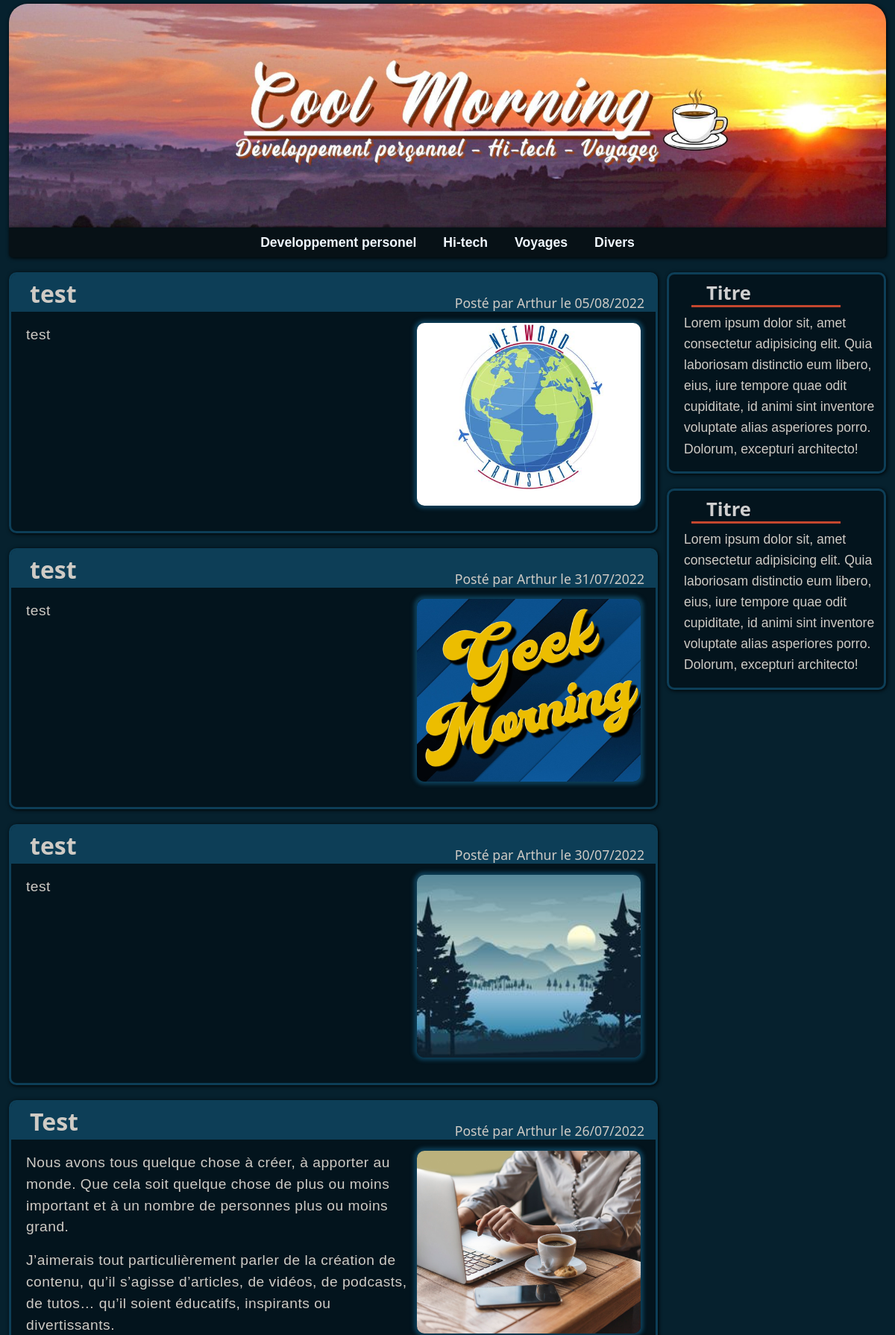
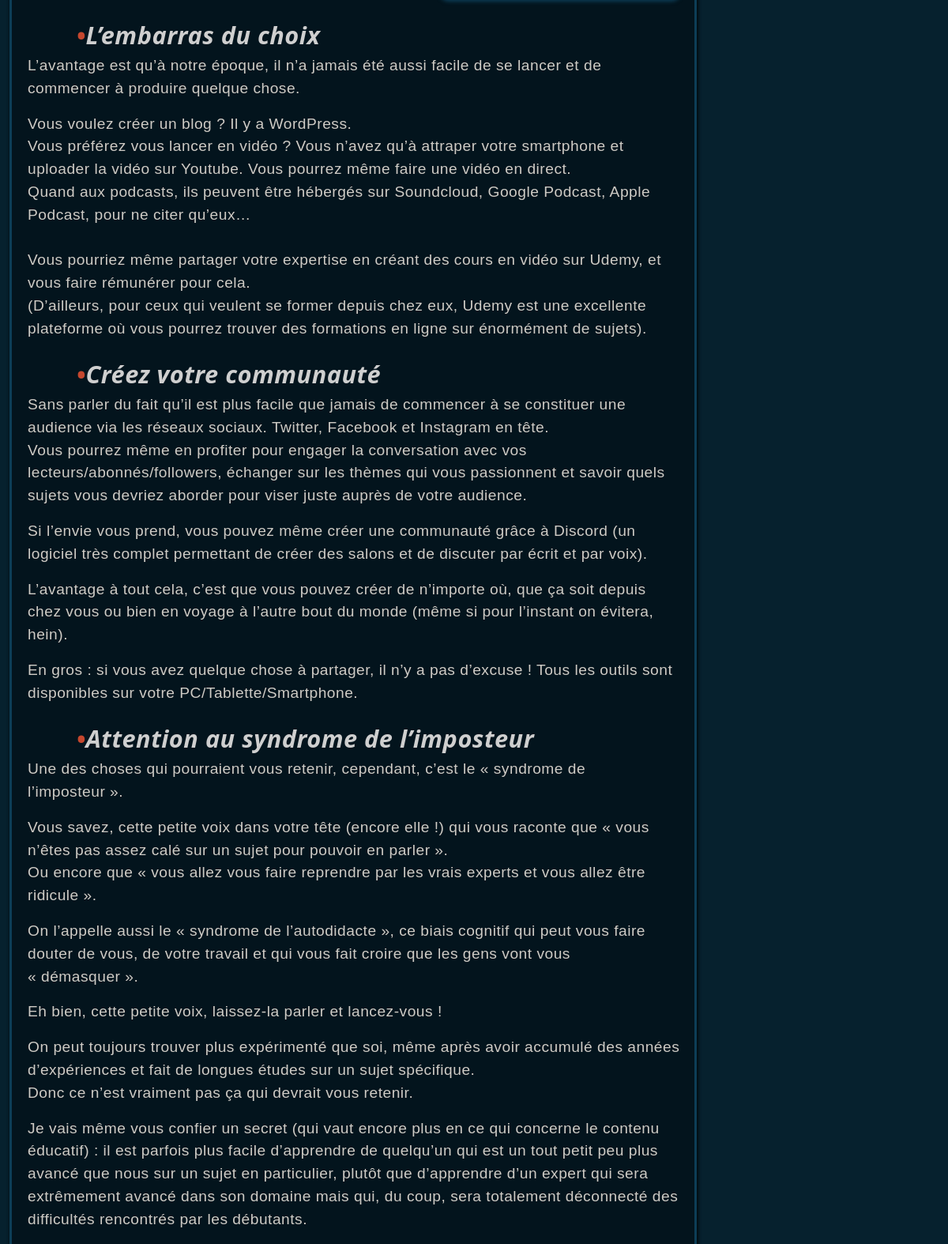
The page / (upper part) on the database its author committed (2 pictures, top to bottom).
### helpers.py (models this page shows)
class Article(db.Model):
    id = db.Column(db.Integer, primary_key=True)
    title = db.Column(db.String(100), nullable=False)
    text = db.Column(db.Text, nullable=False)
    date = db.Column(db.DateTime, nullable=False)
    posted = db.Column(db.Boolean, nullable=False)
    author = db.Column(db.String(50), nullable=False)
    img = db.Column(db.String, nullable=False)

### application.py (the view)
@app.route("/")
def index():
    list_posts = Article.query.filter_by(posted=True).order_by(Article.date.desc()).all()
    return render_template("index.html", articles=list_posts, Markup=Markup)

### templates/index.html
{% extends "layout.html" %}
{% block body %}
<div class="row">
    <div class="col-md-9">
        {% for article in articles %}
        <div class="article">
            <div class="article-header">
                <h2>{{ article.title }}</h2>
                <p>Posté par {{ article.author }} le {{ article.date.strftime('%d/%m/%Y') }}</p>
            </div>
            <img src="{{ article.img }}" class="thumb">
            <div class="text">
                {{ Markup(article.text) }}
            </div>
        </div>
        {% endfor %}
    </div>
    <div class="col-md-3">
        <div class="aside">
            <h2>Titre</h2>
            <p>Lorem ipsum dolor sit, amet consectetur adipisicing elit. Quia laboriosam distinctio eum libero, eius, iure tempore quae odit cupiditate, id animi sint inventore voluptate alias asperiores porro. Dolorum, excepturi architecto!</p>
        </div>
        <div class="aside">
            <h2>Titre</h2>
            <p>Lorem ipsum dolor sit, amet consectetur adipisicing elit. Quia laboriosam distinctio eum libero, eius, iure tempore quae odit cupiditate, id animi sint inventore voluptate alias asperiores porro. Dolorum, excepturi architecto!</p>
        </div>
    </div>
</div>
{% endblock %}

### static/styles/custom.css (style rules this page uses)
body { background-color: #06212e; font-family: Verdana, Arial, Tahoma, Serif; color: #cfcbc5; }
.article-header { background-color: #0d3e57; height: 40px; border-radius: 6px 6px 0px 0px; padding-left: 25px; height: 50px; }
.article-header h2 { font-family: Candara, Calibri, Segoe, Segoe UI, Optima, Arial, sans-serif; position: absolute; margin-top: 7px; font-weight: bolder; display: inline; }
.article-header p { font-family: Candara, Calibri, Segoe, Segoe UI, Optima, Arial, sans-serif; color: #cfcbc5; display: inline; float: right; font-size: 1.1em; padding-top: 25px; padding-right: 15px; margin-bottom: -2px; }
.aside h2 { color: #cfcfcf; Font-family: Candara, Calibri, Segoe, Segoe UI, Optima, Arial, sans-serif; font-weight: bolder; border-bottom: 3px solid #c5472e; width: 200px; margin: 10px 0px 0px 30px; padding-left: 20px; font-size: 1.6em; }
.article .thumb { margin: 15px 20px 3px 10px; float: right; border-radius: 10px; width: 300px; height: 245px; object-fit: cover; box-shadow: 0px 0px 5px 4px #0d3e57; }
.article .text { font-size: 1.2em; padding: 17px 15px 10px 20px; letter-spacing: 0.5px; }
.article h3 { color: #cfcfcf; font-family: Candara, Calibri, Segoe, Segoe UI, Optima, Arial, sans-serif; font-weight: bold; font-size: 1.6em; font-style: italic; margin-top: 0.8em; margin-bottom: 0.2em; margin-left: 2em; }
.article h3:before { content:"•"; color: #c5472e; display: inline-block; }
.aside p { font-size: 1.1em; padding: 7px 10px 0px 20px; line-height: 1.6em; }
.article { min-height: 350px; }
.article, .aside { box-sizing: border-box; background-color: #03141d; margin-top: 20px; border-radius: 10px; border: #0d3e57 solid; box-shadow: 1px 1px 5px black; }
.col-md-3 { padding:0; }
.col-md-9 { padding-left:0; }

### rows shown on the page
Article: title "test", author "Arthur", date "05/08/2022", shows a picture, text "test"
Article: title "test", author "Arthur", date "31/07/2022", shows a picture, text "test"
Article: title "test", author "Arthur", date "30/07/2022", shows a picture, text "test"
Article: title "Test", author "Arthur", date "26/07/2022", shows a picture, text "Nous avons tous quelque chose à créer, à apporter au monde. Que cela soit quelque chose de plus ou moins important et à un nombre de personnes plus ou moins grand. J’aimerais tout particulièrement parler de la création de contenu, qu’il s’agisse d’articles, de vidéos, de podcasts, de tutos… qu’il soient éducatifs, inspirants ou divertissants. L’embarras du choix L’avantage est qu’à notre époque, il n’a jamais été aussi facile de se lancer et de commencer à produire quelque chose. Vous voulez créer un blog ? Il y a WordPress. Vous préférez vous lancer en vidéo ? Vous n’avez qu’à attraper votre smartphone et uploader la vidéo sur Youtube. Vous pourrez même faire une vidéo en direct. Quand aux…"
